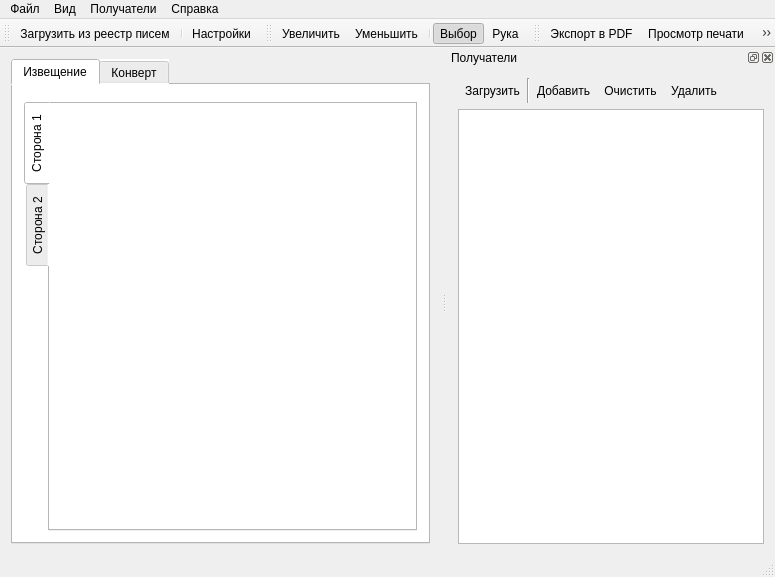
<?xml version="1.0" encoding="UTF-8"?>
<ui version="4.0">
 <class>MainWindow</class>
 <widget class="QMainWindow" name="MainWindow">
  <property name="geometry">
   <rect>
    <x>0</x>
    <y>0</y>
    <width>775</width>
    <height>577</height>
   </rect>
  </property>
  <property name="windowTitle">
   <string>Печать на конвертах</string>
  </property>
  <property name="windowIcon">
   <iconset resource="res.qrc">
    <normaloff>:/res/envelope-shredder.png</normaloff>:/res/envelope-shredder.png</iconset>
  </property>
  <widget class="QWidget" name="centralWidget">
   <layout class="QGridLayout" name="gridLayout">
    <item row="0" column="0">
     <widget class="QTabWidget" name="tabWidgetType">
      <property name="autoFillBackground">
       <bool>false</bool>
      </property>
      <property name="styleSheet">
       <string notr="true">background: rgb(255, 255, 255)
</string>
      </property>
      <property name="currentIndex">
       <number>0</number>
      </property>
      <property name="documentMode">
       <bool>false</bool>
      </property>
      <widget class="QWidget" name="tabNotice">
       <attribute name="title">
        <string>Извещение</string>
       </attribute>
       <layout class="QGridLayout" name="gridLayout_6">
        <item row="1" column="0">
         <widget class="QTabWidget" name="tabWidgetNotice">
          <property name="enabled">
           <bool>true</bool>
          </property>
          <property name="tabPosition">
           <enum>QTabWidget::West</enum>
          </property>
          <property name="tabShape">
           <enum>QTabWidget::Rounded</enum>
          </property>
          <property name="currentIndex">
           <number>0</number>
          </property>
          <property name="iconSize">
           <size>
            <width>24</width>
            <height>24</height>
           </size>
          </property>
          <property name="elideMode">
           <enum>Qt::ElideNone</enum>
          </property>
          <property name="usesScrollButtons">
           <bool>false</bool>
          </property>
          <property name="documentMode">
           <bool>false</bool>
          </property>
          <property name="tabsClosable">
           <bool>false</bool>
          </property>
          <widget class="QWidget" name="tabNoticeFront">
           <attribute name="title">
            <string>Сторона 1</string>
           </attribute>
           <layout class="QGridLayout" name="gridLayout_4">
            <item row="1" column="0">
             <widget class="QGraphicsView" name="graphicsViewNoticeFront">
              <property name="styleSheet">
               <string notr="true">border: none</string>
              </property>
             </widget>
            </item>
           </layout>
          </widget>
          <widget class="QWidget" name="tabNoticeBack">
           <attribute name="title">
            <string>Сторона 2</string>
           </attribute>
           <layout class="QGridLayout" name="gridLayout_5">
            <item row="0" column="0">
             <widget class="QGraphicsView" name="graphicsViewNoticeBack"/>
            </item>
           </layout>
          </widget>
         </widget>
        </item>
        <item row="0" column="0">
         <widget class="QWidget" name="widget_3" native="true">
          <layout class="QGridLayout" name="gridLayout_9">
           <property name="leftMargin">
            <number>0</number>
           </property>
           <property name="topMargin">
            <number>0</number>
           </property>
           <property name="rightMargin">
            <number>0</number>
           </property>
           <property name="bottomMargin">
            <number>0</number>
           </property>
           <property name="spacing">
            <number>0</number>
           </property>
          </layout>
         </widget>
        </item>
       </layout>
      </widget>
      <widget class="QWidget" name="tabEnvelope">
       <attribute name="title">
        <string>Конверт</string>
       </attribute>
       <layout class="QGridLayout" name="gridLayout_7">
        <item row="2" column="0">
         <widget class="QGraphicsView" name="graphicsViewEnvelope">
          <property name="styleSheet">
           <string notr="true">border: none</string>
          </property>
         </widget>
        </item>
        <item row="1" column="0">
         <widget class="QWidget" name="widget_2" native="true">
          <layout class="QGridLayout" name="gridLayout_8">
           <property name="leftMargin">
            <number>0</number>
           </property>
           <property name="topMargin">
            <number>0</number>
           </property>
           <property name="rightMargin">
            <number>0</number>
           </property>
           <property name="bottomMargin">
            <number>0</number>
           </property>
           <property name="spacing">
            <number>0</number>
           </property>
          </layout>
         </widget>
        </item>
       </layout>
      </widget>
     </widget>
    </item>
   </layout>
  </widget>
  <widget class="QToolBar" name="toolBarFile">
   <property name="windowTitle">
    <string>Файл</string>
   </property>
   <attribute name="toolBarArea">
    <enum>TopToolBarArea</enum>
   </attribute>
   <attribute name="toolBarBreak">
    <bool>false</bool>
   </attribute>
   <addaction name="loadRecipient"/>
   <addaction name="separator"/>
   <addaction name="settingApp"/>
  </widget>
  <widget class="QStatusBar" name="statusBar"/>
  <widget class="QDockWidget" name="dockWidget">
   <property name="windowIcon">
    <iconset>
     <normaloff>:/res/document_open.ico</normaloff>:/res/document_open.ico</iconset>
   </property>
   <property name="styleSheet">
    <string notr="true"/>
   </property>
   <property name="windowTitle">
    <string>Получатели</string>
   </property>
   <attribute name="dockWidgetArea">
    <number>2</number>
   </attribute>
   <widget class="QWidget" name="dockWidgetContents">
    <layout class="QGridLayout" name="gridLayout_2">
     <item row="4" column="1">
      <widget class="TableViewSp" name="tableView">
       <property name="font">
        <font>
         <pointsize>8</pointsize>
        </font>
       </property>
       <property name="autoScrollMargin">
        <number>16</number>
       </property>
       <property name="editTriggers">
        <set>QAbstractItemView::NoEditTriggers</set>
       </property>
       <property name="alternatingRowColors">
        <bool>true</bool>
       </property>
       <property name="selectionMode">
        <enum>QAbstractItemView::SingleSelection</enum>
       </property>
       <property name="selectionBehavior">
        <enum>QAbstractItemView::SelectRows</enum>
       </property>
       <property name="sortingEnabled">
        <bool>true</bool>
       </property>
       <attribute name="verticalHeaderMinimumSectionSize">
        <number>15</number>
       </attribute>
       <attribute name="verticalHeaderShowSortIndicator" stdset="0">
        <bool>false</bool>
       </attribute>
      </widget>
     </item>
     <item row="0" column="1">
      <widget class="QWidget" name="widget" native="true">
       <layout class="QGridLayout" name="gridLayout_3">
        <property name="leftMargin">
         <number>0</number>
        </property>
        <property name="topMargin">
         <number>0</number>
        </property>
        <property name="rightMargin">
         <number>0</number>
        </property>
        <property name="bottomMargin">
         <number>0</number>
        </property>
        <property name="spacing">
         <number>0</number>
        </property>
        <item row="0" column="2">
         <widget class="Line" name="line">
          <property name="orientation">
           <enum>Qt::Vertical</enum>
          </property>
         </widget>
        </item>
        <item row="0" column="1">
         <widget class="QToolButton" name="widgetLoadRecipient">
          <property name="minimumSize">
           <size>
            <width>25</width>
            <height>25</height>
           </size>
          </property>
          <property name="toolTip">
           <string>Загрузить реестр писем</string>
          </property>
          <property name="text">
           <string>Загрузить</string>
          </property>
          <property name="icon">
           <iconset resource="res.qrc">
            <normaloff>:/res/document_open.png</normaloff>:/res/document_open.png</iconset>
          </property>
          <property name="toolButtonStyle">
           <enum>Qt::ToolButtonTextBesideIcon</enum>
          </property>
          <property name="autoRaise">
           <bool>true</bool>
          </property>
         </widget>
        </item>
        <item row="0" column="5">
         <widget class="QToolButton" name="widgetRemoveRecipient">
          <property name="minimumSize">
           <size>
            <width>25</width>
            <height>25</height>
           </size>
          </property>
          <property name="toolTip">
           <string>Удалить запись</string>
          </property>
          <property name="text">
           <string>Удалить</string>
          </property>
          <property name="icon">
           <iconset resource="res.qrc">
            <normaloff>:/res/editdelete.png</normaloff>:/res/editdelete.png</iconset>
          </property>
          <property name="toolButtonStyle">
           <enum>Qt::ToolButtonTextBesideIcon</enum>
          </property>
          <property name="autoRaise">
           <bool>true</bool>
          </property>
         </widget>
        </item>
        <item row="0" column="4">
         <widget class="QToolButton" name="widgetClearRecipient">
          <property name="text">
           <string>Очистить</string>
          </property>
          <property name="icon">
           <iconset resource="res.qrc">
            <normaloff>:/res/editclear.png</normaloff>:/res/editclear.png</iconset>
          </property>
          <property name="toolButtonStyle">
           <enum>Qt::ToolButtonTextBesideIcon</enum>
          </property>
          <property name="autoRaise">
           <bool>true</bool>
          </property>
         </widget>
        </item>
        <item row="0" column="6">
         <spacer name="horizontalSpacer">
          <property name="orientation">
           <enum>Qt::Horizontal</enum>
          </property>
          <property name="sizeHint" stdset="0">
           <size>
            <width>40</width>
            <height>20</height>
           </size>
          </property>
         </spacer>
        </item>
        <item row="0" column="3">
         <widget class="QToolButton" name="addRecepient">
          <property name="text">
           <string>Добавить</string>
          </property>
          <property name="icon">
           <iconset resource="res.qrc">
            <normaloff>:/res/contact_new.png</normaloff>:/res/contact_new.png</iconset>
          </property>
          <property name="shortcut">
           <string>Ins</string>
          </property>
          <property name="toolButtonStyle">
           <enum>Qt::ToolButtonTextBesideIcon</enum>
          </property>
          <property name="autoRaise">
           <bool>true</bool>
          </property>
         </widget>
        </item>
       </layout>
      </widget>
     </item>
    </layout>
   </widget>
  </widget>
  <widget class="QToolBar" name="toolBarView">
   <property name="windowTitle">
    <string>Вид</string>
   </property>
   <attribute name="toolBarArea">
    <enum>TopToolBarArea</enum>
   </attribute>
   <attribute name="toolBarBreak">
    <bool>false</bool>
   </attribute>
   <addaction name="zoomIn"/>
   <addaction name="zoomOut"/>
   <addaction name="separator"/>
   <addaction name="modeSelect"/>
   <addaction name="modeDrag"/>
  </widget>
  <widget class="QToolBar" name="toolBarPrint">
   <property name="windowTitle">
    <string>Печать</string>
   </property>
   <attribute name="toolBarArea">
    <enum>TopToolBarArea</enum>
   </attribute>
   <attribute name="toolBarBreak">
    <bool>false</bool>
   </attribute>
   <addaction name="saveAsPdf"/>
   <addaction name="printPreview"/>
   <addaction name="print"/>
  </widget>
  <widget class="QMenuBar" name="menuBar">
   <property name="geometry">
    <rect>
     <x>0</x>
     <y>0</y>
     <width>775</width>
     <height>21</height>
    </rect>
   </property>
   <widget class="QMenu" name="menu">
    <property name="title">
     <string>Файл</string>
    </property>
    <addaction name="open"/>
    <addaction name="saveAs"/>
    <addaction name="separator"/>
    <addaction name="saveAsPdf"/>
    <addaction name="printPreview"/>
    <addaction name="print"/>
    <addaction name="separator"/>
    <addaction name="settingApp"/>
    <addaction name="separator"/>
    <addaction name="quitApp"/>
   </widget>
   <widget class="QMenu" name="menu_4">
    <property name="title">
     <string>Справка</string>
    </property>
    <addaction name="about"/>
    <addaction name="checkUpdate"/>
   </widget>
   <widget class="QMenu" name="menu_5">
    <property name="title">
     <string>Получатели</string>
    </property>
    <addaction name="loadRecipient"/>
    <addaction name="clearRecipient"/>
    <addaction name="removeRecipient"/>
   </widget>
   <widget class="QMenu" name="menu_6">
    <property name="title">
     <string>Вид</string>
    </property>
    <addaction name="zoomOut"/>
    <addaction name="zoomIn"/>
    <addaction name="separator"/>
    <addaction name="modeSelect"/>
    <addaction name="modeDrag"/>
   </widget>
   <addaction name="menu"/>
   <addaction name="menu_6"/>
   <addaction name="menu_5"/>
   <addaction name="menu_4"/>
  </widget>
  <action name="loadRecipient">
   <property name="icon">
    <iconset resource="res.qrc">
     <normaloff>:/res/document_open.png</normaloff>:/res/document_open.png</iconset>
   </property>
   <property name="text">
    <string>Загрузить из реестр писем</string>
   </property>
  </action>
  <action name="quitApp">
   <property name="text">
    <string>Выход</string>
   </property>
   <property name="shortcut">
    <string>Ctrl+Q</string>
   </property>
  </action>
  <action name="clearRecipient">
   <property name="icon">
    <iconset resource="res.qrc">
     <normaloff>:/res/editclear.png</normaloff>:/res/editclear.png</iconset>
   </property>
   <property name="text">
    <string>Очистить список</string>
   </property>
  </action>
  <action name="removeRecipient">
   <property name="icon">
    <iconset resource="res.qrc">
     <normaloff>:/res/editdelete.png</normaloff>:/res/editdelete.png</iconset>
   </property>
   <property name="text">
    <string>Удалить получателя</string>
   </property>
   <property name="shortcut">
    <string>Del</string>
   </property>
  </action>
  <action name="zoomIn">
   <property name="icon">
    <iconset resource="res.qrc">
     <normaloff>:/res/zoom_in.png</normaloff>:/res/zoom_in.png</iconset>
   </property>
   <property name="text">
    <string>Увеличить</string>
   </property>
   <property name="shortcut">
    <string>+</string>
   </property>
  </action>
  <action name="zoomOut">
   <property name="icon">
    <iconset resource="res.qrc">
     <normaloff>:/res/zoom_out.png</normaloff>:/res/zoom_out.png</iconset>
   </property>
   <property name="text">
    <string>Уменьшить</string>
   </property>
   <property name="shortcut">
    <string>-</string>
   </property>
  </action>
  <action name="settingApp">
   <property name="icon">
    <iconset resource="res.qrc">
     <normaloff>:/res/configure.png</normaloff>:/res/configure.png</iconset>
   </property>
   <property name="text">
    <string>Настройки</string>
   </property>
  </action>
  <action name="modeSelect">
   <property name="checkable">
    <bool>true</bool>
   </property>
   <property name="checked">
    <bool>true</bool>
   </property>
   <property name="icon">
    <iconset resource="res.qrc">
     <normaloff>:/res/pointer.png</normaloff>:/res/pointer.png</iconset>
   </property>
   <property name="text">
    <string>Выбор</string>
   </property>
  </action>
  <action name="modeDrag">
   <property name="checkable">
    <bool>true</bool>
   </property>
   <property name="icon">
    <iconset resource="res.qrc">
     <normaloff>:/res/hand-tool.png</normaloff>:/res/hand-tool.png</iconset>
   </property>
   <property name="text">
    <string>Рука</string>
   </property>
  </action>
  <action name="printPreview">
   <property name="icon">
    <iconset resource="res.qrc">
     <normaloff>:/res/document_print_preview.png</normaloff>:/res/document_print_preview.png</iconset>
   </property>
   <property name="text">
    <string>Просмотр печати</string>
   </property>
  </action>
  <action name="saveAsPdf">
   <property name="icon">
    <iconset resource="res.qrc">
     <normaloff>:/res/pdf.png</normaloff>:/res/pdf.png</iconset>
   </property>
   <property name="text">
    <string>Экспорт в PDF</string>
   </property>
  </action>
  <action name="print">
   <property name="icon">
    <iconset resource="res.qrc">
     <normaloff>:/res/document_print.png</normaloff>:/res/document_print.png</iconset>
   </property>
   <property name="text">
    <string>Печать</string>
   </property>
  </action>
  <action name="about">
   <property name="icon">
    <iconset resource="res.qrc">
     <normaloff>:/res/help_about.png</normaloff>:/res/help_about.png</iconset>
   </property>
   <property name="text">
    <string>О программе</string>
   </property>
  </action>
  <action name="saveAs">
   <property name="text">
    <string>Сохранить как</string>
   </property>
   <property name="shortcut">
    <string>Ctrl+S</string>
   </property>
  </action>
  <action name="open">
   <property name="text">
    <string>Открыть</string>
   </property>
   <property name="shortcut">
    <string>Ctrl+O</string>
   </property>
  </action>
  <action name="checkUpdate">
   <property name="text">
    <string>Проверить обновления</string>
   </property>
  </action>
 </widget>
 <layoutdefault spacing="6" margin="11"/>
 <customwidgets>
  <customwidget>
   <class>TableViewSp</class>
   <extends>QTableView</extends>
   <header>MyWidget\tableviewsp.h</header>
  </customwidget>
 </customwidgets>
 <resources>
  <include location="res.qrc"/>
 </resources>
 <connections/>
</ui>
